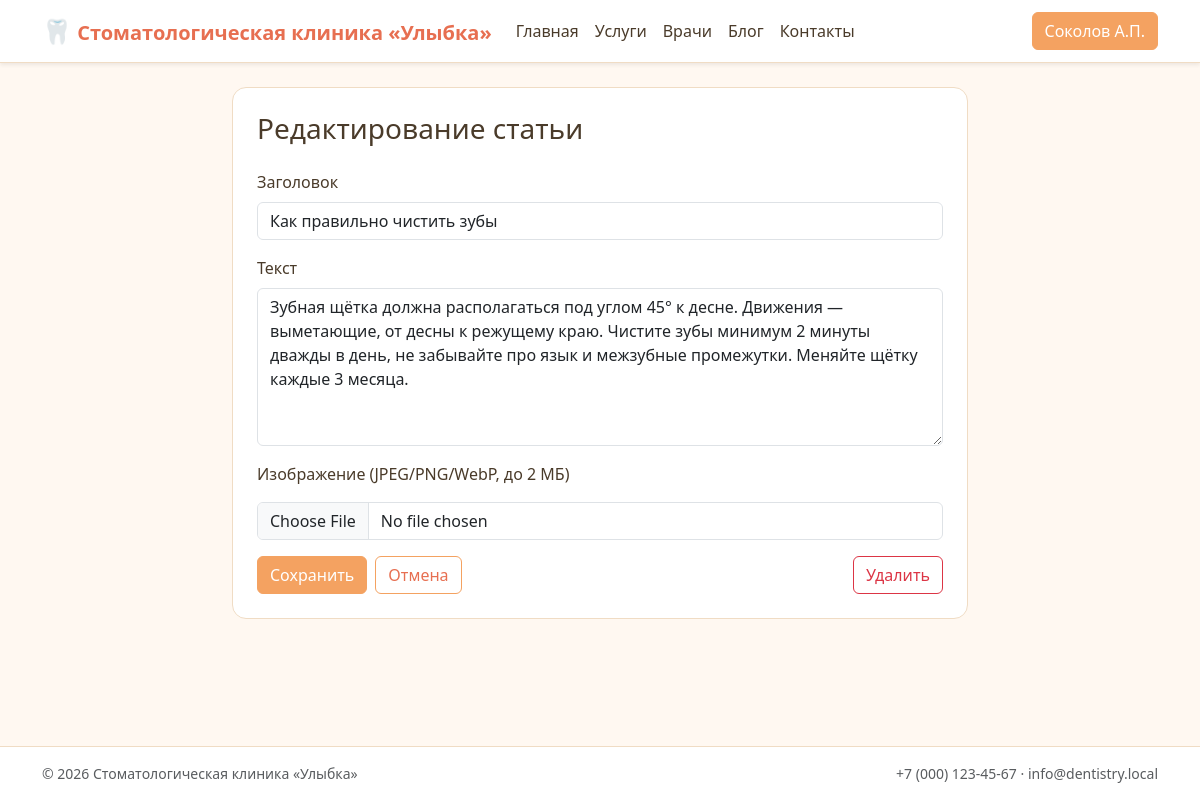
The app's page /admin/article_edit.php?id=1 (signed in) with its own data.
### tables this page shows
CREATE TABLE user (
    id                INT UNSIGNED AUTO_INCREMENT PRIMARY KEY,
    last_name         VARCHAR(60)  NOT NULL,
    first_name        VARCHAR(60)  NOT NULL,
    middle_name       VARCHAR(60)  NOT NULL DEFAULT '',
    email             VARCHAR(190) NOT NULL UNIQUE,
    password_hash     VARCHAR(255) NOT NULL,
    role_id           TINYINT UNSIGNED NOT NULL,
    booking_ban_until DATE NULL COMMENT 'Запрет онлайн-записи до даты (после неявки)',
    created_at        DATETIME NOT NULL DEFAULT CURRENT_TIMESTAMP,
    CONSTRAINT fk_user_role FOREIGN KEY (role_id) REFERENCES role(id)
);

CREATE TABLE blog_article (
    id         INT UNSIGNED AUTO_INCREMENT PRIMARY KEY,
    title      VARCHAR(200) NOT NULL,
    body       TEXT         NOT NULL,
    image_path VARCHAR(255) NULL,
    author_id  INT UNSIGNED NOT NULL,
    created_at DATETIME NOT NULL DEFAULT CURRENT_TIMESTAMP,
    CONSTRAINT fk_blog_author FOREIGN KEY (author_id) REFERENCES user(id)
);

### lib/sanitize.php (called while the page is built, shortened)
<?php
function h(mixed $value): string
{
    return htmlspecialchars((string) $value, ENT_QUOTES | ENT_SUBSTITUTE, 'UTF-8');
}
function fio_short(string $last, string $first, string $middle = ''): string
{
    $fi = mb_substr($first, 0, 1);
    $mi = $middle !== '' ? mb_substr($middle, 0, 1) . '.' : '';
    return $last . ' ' . $fi . '.' . $mi;
}

### lib/session.php (called while the page is built, shortened)
<?php
require_once __DIR__ . '/db.php';
final class Session
{
    public static function userId(): ?int
    {
        return isset($_SESSION['user_id']) ? (int) $_SESSION['user_id'] : null;
    }
    public static function user(): ?array
    {
        $id = self::userId();
        $user = DB::one(
            'SELECT u.*, r.code AS role_code, r.name AS role_name
               FROM user u JOIN role r ON r.id = u.role_id
              WHERE u.id = :id',
            ['id' => $id]
        );
        return $user;
    }
}

### lib/db.php (called while the page is built, shortened)
<?php
final class DB
{
    private static ?PDO $pdo = null;
    public static function pdo(): PDO
    {
        if (self::$pdo === null) {
            $dsn = sprintf(
                'mysql:host=%s;port=%d;dbname=%s;charset=%s',
                DB_HOST, DB_PORT, DB_NAME, DB_CHARSET
            );
            self::$pdo = new PDO($dsn, DB_USER, DB_PASS, [
                PDO::ATTR_ERRMODE            => PDO::ERRMODE_EXCEPTION,
                PDO::ATTR_DEFAULT_FETCH_MODE => PDO::FETCH_ASSOC,
                PDO::ATTR_EMULATE_PREPARES   => false,
            ]);
        }
        return self::$pdo;
    }
    public static function one(string $sql, array $params = []): ?array
    {
        $stmt = self::pdo()->prepare($sql);
        $stmt->execute($params);
        $row = $stmt->fetch();
        return $row === false ? null : $row;
    }
}

### lib/auth.php (called while the page is built, shortened)
<?php
require_once __DIR__ . '/session.php';
final class Auth
{
    public static function user(): ?array
    {
        return Session::user();
    }
}

### public/admin/article_edit.php (the view, shortened to what this page needs)
<?php
require_once __DIR__ . '/../../lib/db.php';
require_once __DIR__ . '/../../lib/auth.php';
require_once __DIR__ . '/../../lib/sanitize.php';
$id = (int) ($_GET['id'] ?? $_POST['id'] ?? 0);
$article = $id > 0 ? DB::one("SELECT * FROM blog_article WHERE id = :id", ['id' => $id]) : null;
$_pageTitle = $article ? 'Редактирование статьи' : 'Новая статья';
$errors = [];
$form = ['title' => $article['title'] ?? '', 'body' => $article['body'] ?? ''];
require __DIR__ . '/../../templates/header.php';
?>
<div class="row justify-content-center">
    <div class="col-md-8">
        <div class="clinic-card p-4">
            <h1 class="h3 mb-4"><?= h($_pageTitle) ?></h1>
            <form method="post" enctype="multipart/form-data" novalidate>
                <div class="mb-3">
                    <label class="form-label">Заголовок</label>
                    <input type="text" name="title" class="form-control<?= isset($errors['title'])?' is-invalid':'' ?>" value="<?= h($form['title']) ?>">
                </div>
                <div class="mb-3">
                    <label class="form-label">Текст</label>
                    <textarea name="body" rows="6" class="form-control<?= isset($errors['body'])?' is-invalid':'' ?>"><?= h($form['body']) ?></textarea>
                </div>
                <div class="mb-3">
                    <label class="form-label">Изображение (JPEG/PNG/WebP, до 2 МБ)</label>
                    <input type="file" name="image" accept="image/jpeg,image/png,image/webp" class="form-control<?= isset($errors['image'])?' is-invalid':'' ?>">
                </div>
                <div class="d-flex gap-2">
                    <button class="btn btn-orange">Сохранить</button>
                    <a href="/blog.php" class="btn btn-outline-orange">Отмена</a>
                    <?php if($article): ?><button type="submit" form="delForm" class="btn btn-outline-danger ms-auto">Удалить</button><?php endif; ?>
                </div>
            </form>
        </div>
    </div>
</div>
<?php require __DIR__ . '/../../templates/footer.php'; ?>

### templates/header.php (shortened to what this page needs)
<?php
require_once __DIR__ . '/../lib/auth.php';
require_once __DIR__ . '/../lib/sanitize.php';
$_pageTitle = $_pageTitle ?? SITE_NAME;
$_user = Auth::user();
$_currentPath = strtok($_SERVER['REQUEST_URI'] ?? '/', '?');
function _nav_active(string $href, string $current): string {
    return ($href === $current || ($href !== '/' && str_starts_with($current, $href)))
        ? ' active' : '';
}
?><!DOCTYPE html>
<html lang="ru">
<head>
    <link href="https://cdn.jsdelivr.net/npm/bootstrap@5.3.3/dist/css/bootstrap.min.css" rel="stylesheet">
    <link href="/assets/css/theme.css" rel="stylesheet">
</head>
<body class="d-flex flex-column min-vh-100">
<nav class="navbar navbar-expand-lg sticky-top shadow-sm clinic-navbar">
    <div class="container">
        <a class="navbar-brand fw-bold" href="/">
            <span class="brand-mark">🦷</span> <?= h(SITE_NAME) ?>
        </a>
        <div class="collapse navbar-collapse" id="mainNav">
            <ul class="navbar-nav me-auto">
                <li class="nav-item"><a class="nav-link<?= _nav_active('/', $_currentPath) ?>" href="/">Главная</a></li>
                <li class="nav-item"><a class="nav-link<?= _nav_active('/services.php', $_currentPath) ?>" href="/services.php">Услуги</a></li>
                <li class="nav-item"><a class="nav-link<?= _nav_active('/doctors.php', $_currentPath) ?>" href="/doctors.php">Врачи</a></li>
                <li class="nav-item"><a class="nav-link<?= _nav_active('/blog.php', $_currentPath) ?>" href="/blog.php">Блог</a></li>
                <li class="nav-item"><a class="nav-link<?= _nav_active('/contacts.php', $_currentPath) ?>" href="/contacts.php">Контакты</a></li>
            </ul>
            <div class="d-flex gap-2">
                <?php if ($_user === null): ?>
                    <a href="/login.php" class="btn btn-outline-orange">Вход</a>
                    <a href="/register.php" class="btn btn-orange">Регистрация</a>
                <?php else: ?>
                    <a href="/profile.php" class="btn btn-orange">
                        <?= h(fio_short($_user['last_name'], $_user['first_name'], $_user['middle_name'])) ?>
                    </a>
                <?php endif; ?>
            </div>
        </div>
    </div>
</nav>
<main class="flex-grow-1 py-4">
<div class="container">

### public/assets/css/theme.css (style rules this page uses)
:root { --clinic-bg: #FFF8F1; --clinic-surface: #FFFFFF; --clinic-primary: #F4A261; --clinic-primary-2: #E76F51; --clinic-accent: #FFE0C2; --clinic-soft: #FFF1E0; --clinic-ink: #4A3B2A; --clinic-muted: #8A7964; --clinic-border: #F0DCC4; --clinic-success: #6FB098; --clinic-danger: #D88080; }
html, body { background: var(--clinic-bg); color: var(--clinic-ink); }
body { font-family: system-ui, "Segoe UI", Tahoma, Arial, sans-serif; }
a { color: var(--clinic-primary-2); }
.clinic-navbar { background: var(--clinic-surface); border-bottom: 1px solid var(--clinic-border); }
.clinic-navbar .navbar-brand { color: var(--clinic-primary-2); }
.clinic-navbar .nav-link { color: var(--clinic-ink); }
.brand-mark { font-size: 1.2em; }
.btn-orange { background: var(--clinic-primary); border-color: var(--clinic-primary); color: #fff; }
.btn-outline-orange { background: transparent; border: 1px solid var(--clinic-primary); color: var(--clinic-primary-2); }
.clinic-card { background: var(--clinic-surface); border: 1px solid var(--clinic-border); border-radius: 14px; overflow: hidden; transition: transform .15s ease, box-shadow .15s ease; height: 100%; }

### records on screen
user: last_name+first_name+middle_name "Соколов А.П."
blog_article: title "Как правильно чистить зубы", body "Зубная щётка должна располагаться под углом 45° к десне. Движения — выметающие, от десны к режущему краю. Чистите зубы минимум 2 минуты дважды в день, не забывайте про язык и межзубные промежутки. Меняйте щётку каждые 3 месяца."

### other values on screen
SITE_NAME "Стоматологическая клиника «Улыбка»"
$_pageTitle "Редактирование статьи"
CLINIC_PHONE "+7 (000) 123-45-67"
CLINIC_EMAIL "info@dentistry.local"
